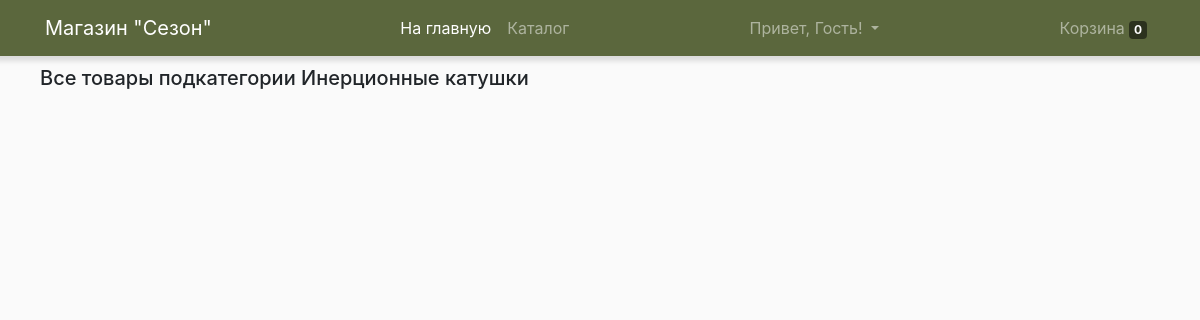
The app's page /subcategory/inertsionnye-katushki/, older data.
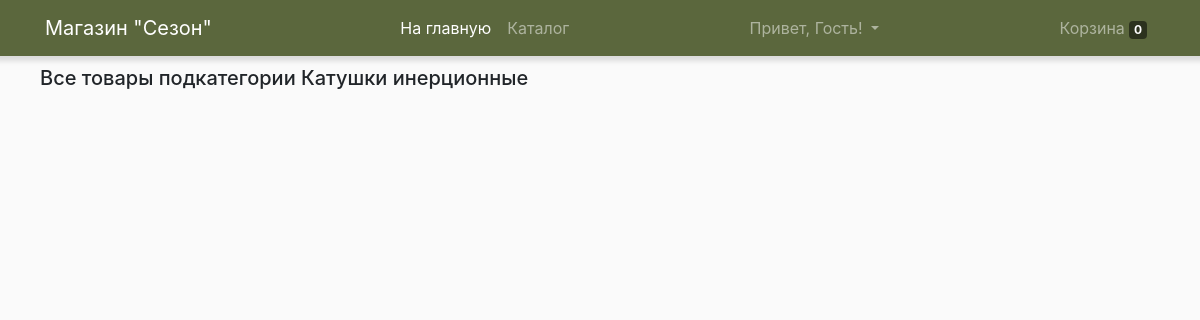
The same page, newer data.
### welcome/models.py (models this page shows, shortened)
class SubCategory(models.Model):
    name = models.CharField(max_length=100)
    category = models.ForeignKey(Category, on_delete=models.CASCADE)
    slug = models.SlugField(blank=True)
    image = models.ImageField(upload_to=image_folder, default='no_foto.jpg')

### welcome/views.py (the view)
# urls.py: url(r'^subcategory/(?P<subcategory_slug>[-\w]+)/$', subcategory_view, name='subcategory_detail'),
def subcategory_view(request, subcategory_slug):
    try:
        cart_id = request.session['cart_id']
        cart = Cart.objects.get(id=cart_id)
        request.session['total'] = cart.items.count()
    except:
        cart = Cart()
        cart.save()
        cart_id = cart.id
        request.session['cart_id'] = cart_id
        cart = Cart.objects.get(id=cart_id)
    parts = Part.objects.all()
    categories = Category.objects.all()
    subcategory = SubCategory.objects.get(slug=subcategory_slug)
    price_filter_type = request.GET.get('price_filter_type')
    products_of_subcategory = Product.objects.filter(subcategory=subcategory).order_by('title')
    context = {
        'parts': parts,
        'categories': categories,
        'subcategory': subcategory,
        'products_of_subcategory': products_of_subcategory,
        'cart': cart
    }
    return render(request, 'subcategory.html', context)

### welcome/models.py (called while the page is built)
    def get_absolute_url(self):
    	return reverse('part_detail', kwargs={'part_slug': self.slug})

    def get_absolute_url(self):
        return reverse('category_detail', kwargs={'category_slug': self.slug})

### welcome/templates/subcategory.html (shortened to what this page needs)
{% extends 'base.html' %}
{% load static %}
{% block content %}
<div class="row">
    <div class="col-xl-12 col-lg-12 col-md-12 col-sm-12 col-12">
        <h5>Все товары подкатегории {{ subcategory.name }}</h5>
    </div>
</div>
{% endblock content %}

Row changes from the older to the newer data that the page shows:
changed SubCategory: name "Инерционные катушки" → "Катушки инерционные"
